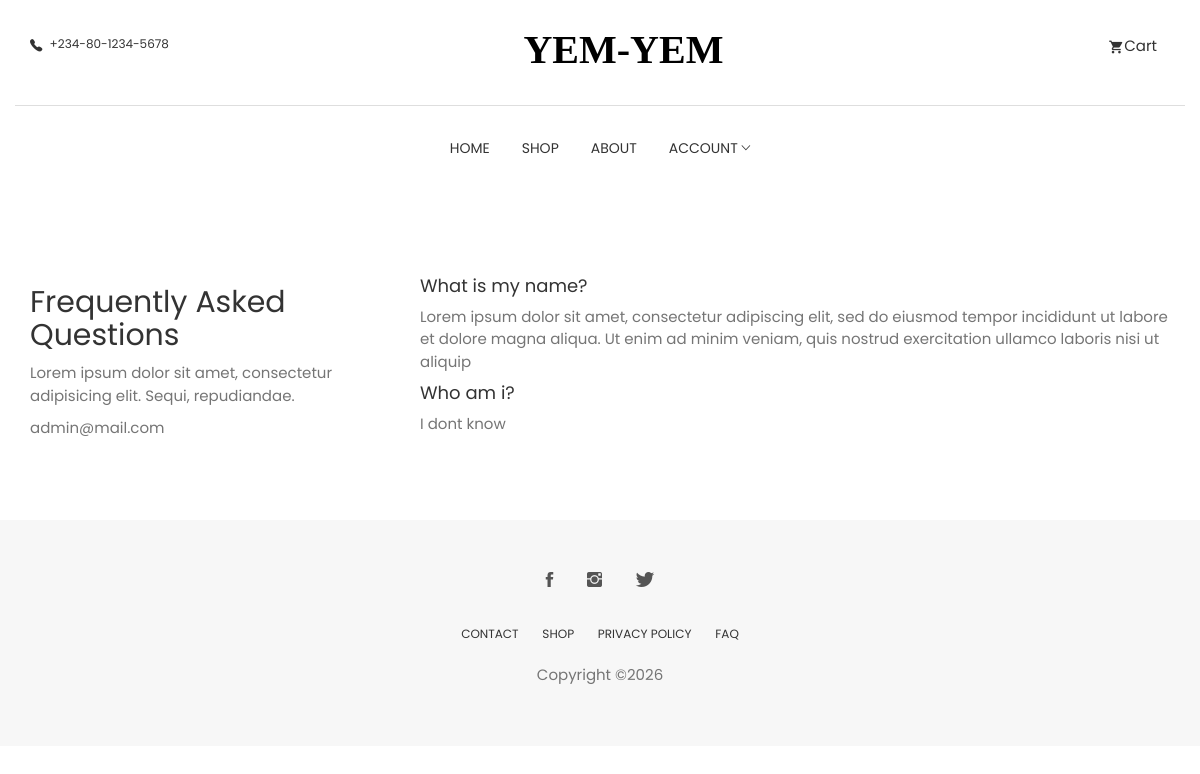
/e-commerce/views/faq.php, run on the app's committed database.
### tables this page shows
CREATE TABLE `faq` (
  `id` int(11) NOT NULL AUTO_INCREMENT,
  `question` varchar(1000) NOT NULL,
  `answer` varchar(1000) NOT NULL,
  PRIMARY KEY (`id`)
);

### e-commerce/views/faq.php (the view)
<?php
require __DIR__ . '/header.php';
require __DIR__ . '/db.php';
$statement = $pdo->prepare("SELECT * FROM faq");
$statement->execute();
?>
<section class="page-wrapper">
	<div class="container">
		<div class="row">
			<div class="col-md-4">
				<h2>Frequently Asked Questions</h2>
				<p>Lorem ipsum dolor sit amet, consectetur adipisicing elit. Sequi, repudiandae.</p>
				<p>admin@mail.com</p>
			</div>
			<div class="col-md-8">
				<?php if($statement->rowCount() > 0): $faq = $statement->fetchAll(PDO::FETCH_ASSOC);?>
					<?php foreach($faq as $data): ?>
						<h4><?= htmlspecialchars($data['question']) ?></h4>
						<p><?= htmlspecialchars($data['answer']) ?></p>
					<?php endforeach; ?>
				<?php endif ?>
			</div>
		</div>
	</div>
</section>
<?php require __DIR__ . '/footer.php'; ?>

### e-commerce/views/css/style.css (style rules this page uses)
body { line-height: 1.5; font-family: "Poppins", sans-serif; -webkit-font-smoothing: antialiased; }
p { font-family: "Poppins", sans-serif; color: #757575; font-size: 15px; }
h1, h2, h3, h4, h5, h6 { font-family: "Poppins", sans-serif; }
h1, h2, h3, h4, h5, h6 { font-weight: 400; }
.page-wrapper { padding: 70px 0; }

### data on the page
faq: question "What is my name?", answer "Lorem ipsum dolor sit amet, consectetur adipiscing elit, sed do eiusmod tempor incididunt ut labore et dolore magna aliqua. Ut enim ad minim veniam, quis nostrud exercitation ullamco laboris nisi ut aliquip"
faq: question "Who am i?", answer "I dont know"
